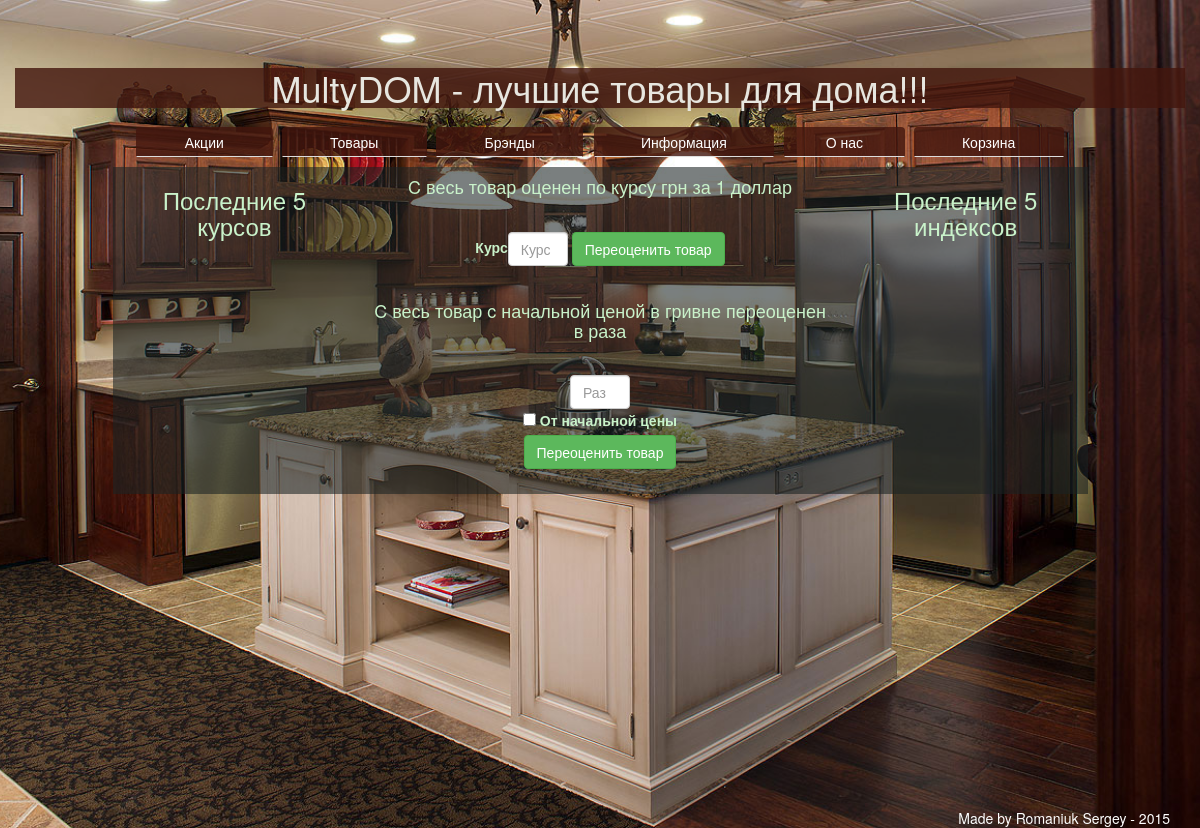
Before: /management/ (signed in) with the older database file.
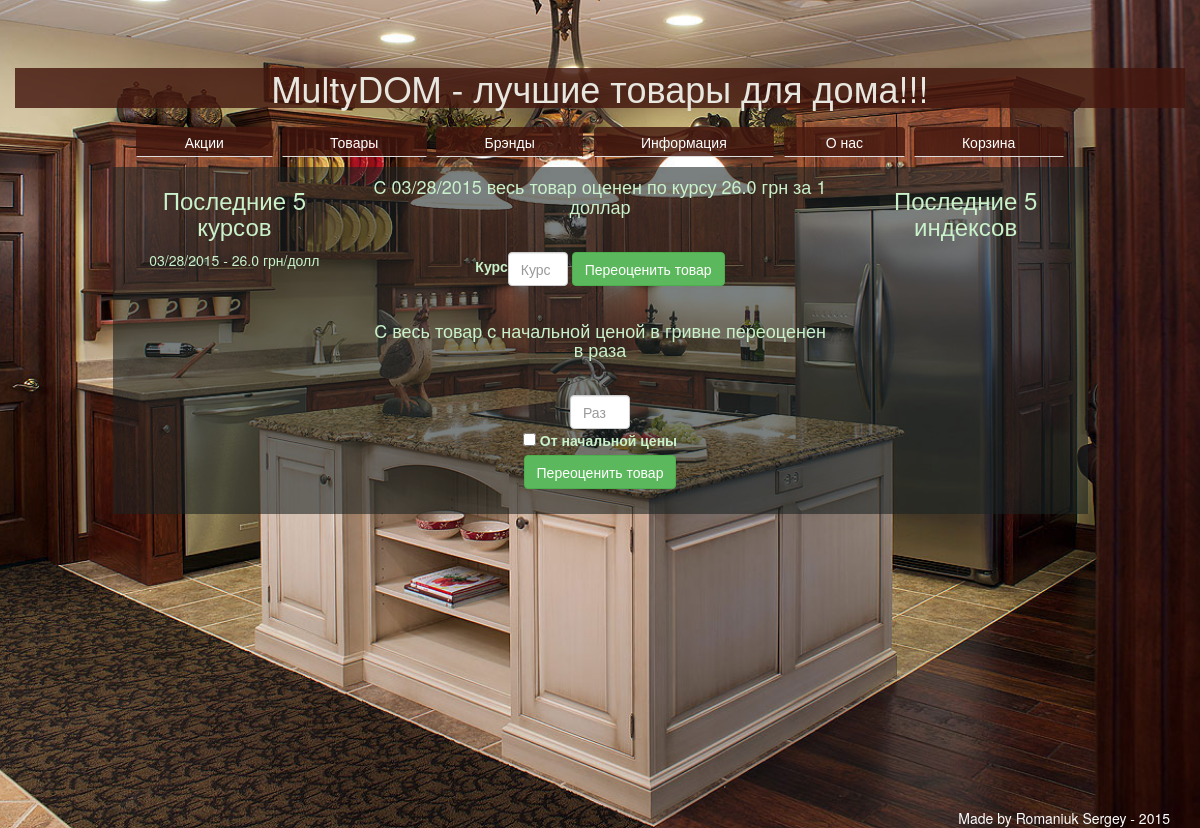
After: the same page with the newer database file.
### management/models.py (models this page shows, shortened)
class Dollar(models.Model):
    class Meta:
        db_table = 'dollar'
        verbose_name = 'Курс доллара'
        verbose_name_plural = 'Курсы доллара'
    dollar_to_hrn = models.FloatField(max_length=6, verbose_name='Курс', blank=False)
    dollar_date = models.DateTimeField(verbose_name='Дата установки курса', auto_now_add=True)
    dollar_active = models.BooleanField(verbose_name='Текущий курс', default=True)

### management/views.py (the view)
# urls.py: url(r'^management/', include('management.urls')),
def management(request):
    if request.user.is_authenticated():
        try:
            args['dollar_active'] = Dollar.objects.get(dollar_active=True)
            args['index_active'] = PriceIndex.objects.get(priceIndex_active=True)
        except:
            pass
        args['dollar_archiv'] = Dollar.objects.all().order_by('-dollar_date')[:5]
        args['index_archiv'] = PriceIndex.objects.all().order_by('-priceIndex_date')[:5]
        args['form1'] = DollarForm
        args['form2'] = PriceIndexForm
        return render_to_response('management.html', args, context_instance=RequestContext(request))
    else:
        form = AuthenticationForm()
        return redirect('user_login')

### templates/management.html (shortened to what this page needs)
{% extends 'base.html' %}
{% load staticfiles %}
{% load bootstrap3 %}
{% block management %}
    <div class="row order">
        <div class="col-lg-3">
            <h3>Последние 5 курсов</h3>
            {% for dollar in dollar_archiv %}
                <p>{{ dollar.dollar_date|date:"SHORT_DATE_FORMAT" }} - {{ dollar.dollar_to_hrn }} грн/долл</p>
            {% endfor %}
        </div>
        <div class="col-lg-6">
            <h4>C {{ dollar_active.dollar_date|date:"SHORT_DATE_FORMAT" }} весь товар оценен по курсу {{ dollar_active.dollar_to_hrn }} грн за 1 доллар</h4>
            <form action='{% url 'newDollar' %}' method="post" class="form-inline" id="priceForm">
                {% bootstrap_form form1 layout='inline'%}
                <input id="addDollar" type="submit" class="btn btn-success" value="Переоценить товар">
            </form>
            <h4>C {{ index_active.priceIndex_date|date:"SHORT_DATE_FORMAT" }} весь товар c начальной ценой в гривне переоценен в {{ index_active.priceIndexValue }} раза</h4>
            <form action='{% url 'newPriceIndex' %}' method="post" class="form-inline" id="priceForm">
                {% bootstrap_form form2 %}
                <input id="addDollar" type="submit" class="btn btn-success" value="Переоценить товар">
            </form>
        </div>
        <div class="col-lg-3">
            <h3>Последние 5 индексов</h3>
        </div>
    </div>
{% endblock %}

### templates/base.html (shortened to what this page needs)
<!DOCTYPE html>
{% load staticfiles %}
<html lang="ru">
  <head>
    <link href="{% static 'css/bootstrap.min.css' %}" rel="stylesheet">
    <link href="{% static 'css/style.css' %}" rel="stylesheet">
    <link rel="stylesheet" href="{% static 'js/navgoco/src/jquery.navgoco.css' %}">
  </head>
  <body>
<div class="container">
    <div class="row">
        <h1 id="topText">MultyDOM - лучшие товары для дома!!!</h1>
        <div class="col-lg-10 col-lg-offset-1" id="baseWindow">
            <ul class="nav nav-tabs nav-justified" >
                    <li><a href="{% url 'actions' %}">Акции</a></li>
                    <li><a href="{% url 'categories' %}">Товары</a></li>
                    <li><a href="{% url 'brands' %}">Брэнды</a></li>
                    <li><a href="{% url 'docs' %}">Информация</a></li>
                    <li><a href="{% url 'about' %}">О нас</a></li>
                    <li><a href="{% url 'my_cart' %}">Корзина {% if request.session.cart_qwt_of_prods %} <span class="badge" id="CartBadge"> {{ request.session.cart_qwt_of_prods }}</span>{% endif %}</a></li>
            </ul>
            {% block management %}{% endblock %}
        </div>
    </div>
</div>
<nav class="navbar navbar-default navbar-fixed-bottom">
    <div class="container">
        <p id="bottomText">Made by Romaniuk Sergey - 2015</p>
    </div>
</nav>
  </body>
</html>

### static/css/style.css (style rules this page uses)
html { background: url(../bg1.jpg) no-repeat center center fixed; -webkit-background-size: cover; -moz-background-size: cover; -o-background-size: cover; background-size: cover; margin-top: 4%; margin-bottom: 5%; }
body { background: rgba(0,0,0,0); }
.nav-tabs.nav-justified>li>a, .nav-tabs.nav-stacked>li>a { background: rgba(67, 23, 14, 0.81); color: #ffffff; margin: 3%; }
#baseWindow { background: rgba(211, 93, 123, 0); height: 650px; }
.navbar { min-height: 15px !important; background: rgba(0,0,0,0); border: 0; }
#bottomText { text-align: right; margin: 0; color: #ffffff }
#topText { background: rgba(67, 23, 14, 0.81); color: #E7E6DF; text-align: center; }
.order { background: rgba(27, 36, 35, 0.58); color: #C9F2CA; text-align: center; }
#priceForm { padding: 25px; }

Changed rows visible on the page:
added Dollar: dollar_date "03/28/2015", dollar_to_hrn "26.0"
